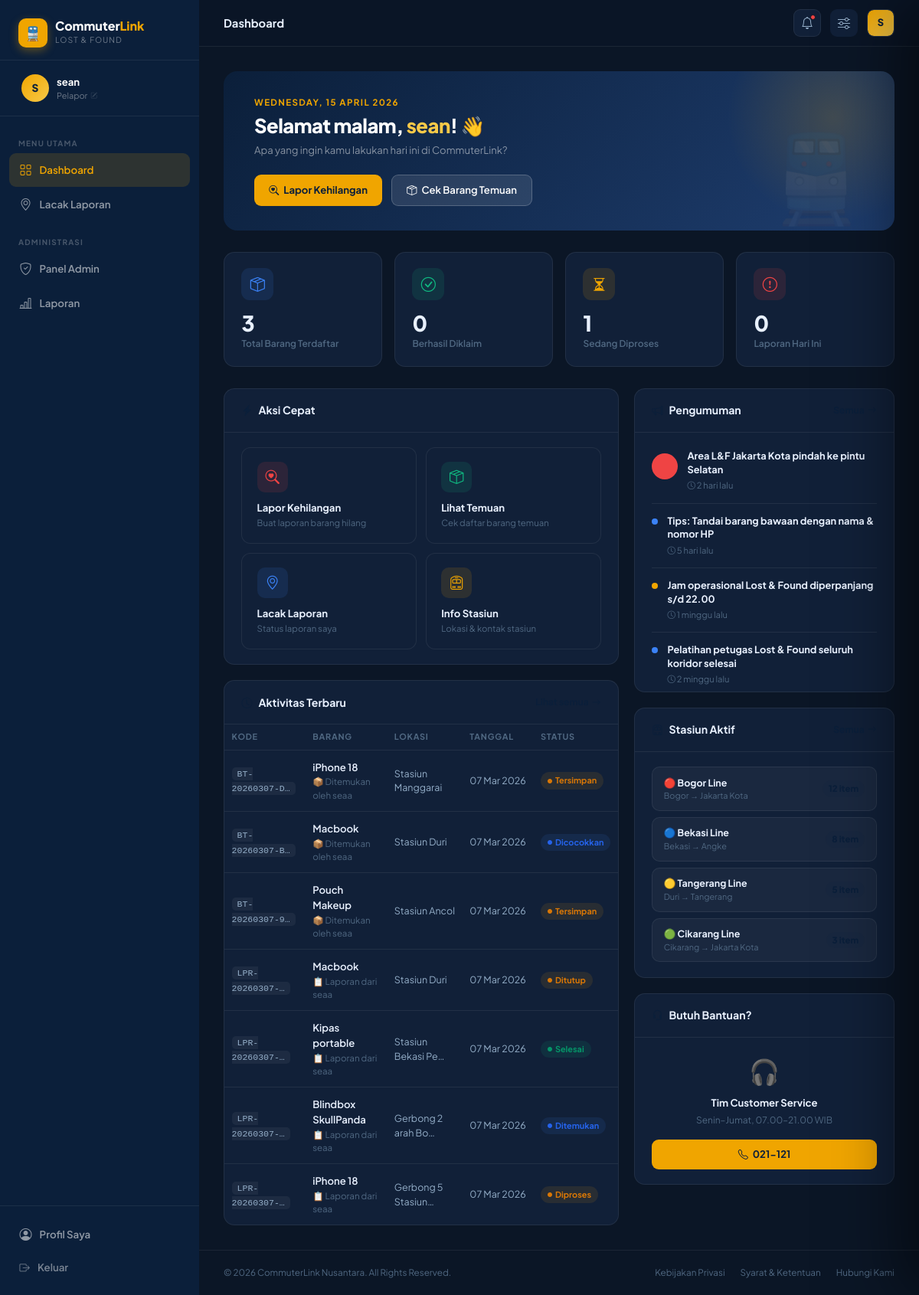
Page /index_petugas.php (signed in) on the committed database.
### tables this page shows
CREATE TABLE `users` (
  `id` bigint NOT NULL,
  `nama` varchar(100) NOT NULL,
  `email` varchar(100) NOT NULL,
  `no_telepon` varchar(20) DEFAULT NULL,
  `telp` varchar(20) DEFAULT NULL,
  `password` varchar(255) NOT NULL,
  `role` enum('pelapor','petugas') NOT NULL,
  `created_at` datetime DEFAULT CURRENT_TIMESTAMP,
  `created_by` bigint DEFAULT NULL,
  `updated_at` datetime DEFAULT CURRENT_TIMESTAMP ON UPDATE CURRENT_TIMESTAMP,
  `updated_by` bigint DEFAULT NULL,
  `deleted_at` datetime DEFAULT NULL,
  `deleted_by` bigint DEFAULT NULL,
  `bio` text,
  `stasiun` varchar(100) DEFAULT NULL,
  `avatar` varchar(255) DEFAULT NULL
);

### index_petugas.php (the view, shortened to what the rows shown need)
<?php
$sessionUser = getCurrentUser();
$user        = $sessionUser;
try {
    $pdo  = getDB();
    $stmt = $pdo->prepare("SELECT * FROM users WHERE id=:id LIMIT 1");
    $stmt->execute([':id' => $sessionUser['id']]);
    $dbRow = $stmt->fetch(PDO::FETCH_ASSOC);
    if ($dbRow) { unset($dbRow['password']); $user = $dbRow; }
} catch (Exception $e) {  }
$firstName = explode(' ', $user['nama'] ?? 'User')[0];
$hour = (int)date('H');
if ($hour < 11)      $greeting = 'Selamat pagi';
elseif ($hour < 15)  $greeting = 'Selamat siang';
elseif ($hour < 18)  $greeting = 'Selamat sore';
else                 $greeting = 'Selamat malam';
$recentActivities = [];
try {
    $pdo = getDB();
    $stmt = $pdo->query("
        SELECT
            'laporan'           AS tipe,
            lk.no_laporan       AS kode,
            lk.nama_barang,
            lk.lokasi_hilang    AS lokasi,
            lk.created_at       AS tanggal,
            lk.status,
            u.nama              AS aktor_nama
        FROM laporan_kehilangan lk
        JOIN users u ON u.id = lk.user_id
        WHERE lk.deleted_at IS NULL
        UNION ALL
        SELECT
            'barang'                AS tipe,
            bt.kode_barang          AS kode,
            bt.nama_barang,
            bt.lokasi_ditemukan     AS lokasi,
            bt.created_at           AS tanggal,
            bt.status,
            u.nama                  AS aktor_nama
        FROM barang_temuan bt
        JOIN users u ON u.id = bt.petugas_id
        WHERE bt.deleted_at IS NULL
        ORDER BY tanggal DESC
        LIMIT 10
    ");
    $recentActivities = $stmt->fetchAll(PDO::FETCH_ASSOC);
} catch (Exception $e) {}
?>
<!DOCTYPE html>
<html lang="id" data-theme="dark" data-accent="amber" data-fontsize="md" data-compact="false" data-anim="on">
<head>
    <link href="https://cdn.jsdelivr.net/npm/bootstrap@5.3.0/dist/css/bootstrap.min.css" rel="stylesheet">
    <link href="https://cdn.jsdelivr.net/npm/bootstrap-icons@1.11.0/font/bootstrap-icons.css" rel="stylesheet">
</head>
<body>
<aside class="sidebar" id="sidebar">
    <div class="sidebar-user">
        <a href="profile.php" style="display:flex;align-items:center;gap:10px;text-decoration:none;padding:2px 4px;border-radius:10px;transition:background .15s;" title="Lihat Profil" onmouseover="this.style.background='rgba(255,255,255,0.07)'" onmouseout="this.style.background='transparent'">
            <div class="user-avatar" style="overflow:hidden;position:relative;">
                <?php if (!empty($user['avatar']) && file_exists(__DIR__.'/'.$user['avatar'])): ?>
                    <img src="<?= htmlspecialchars($user['avatar']) ?>?v=<?= filemtime(__DIR__.'/'.$user['avatar']) ?>" alt="" style="width:100%;height:100%;object-fit:cover;border-radius:50%;position:absolute;inset:0;">
                    <span style="opacity:0;"><?= strtoupper(substr($user['nama'] ?? 'U', 0, 1)) ?></span>
                <?php else: ?>
                    <?= strtoupper(substr($user['nama'] ?? 'U', 0, 1)) ?>
                <?php endif; ?>
            </div>
            <div style="overflow:hidden;flex:1;min-width:0;">
                <div class="user-name"><?= htmlspecialchars($user['nama'] ?? 'User') ?></div>
                <div class="user-role" style="display:flex;align-items:center;gap:4px;">
                    <?= htmlspecialchars($user['role'] ?? 'petugas') ?>
                    <i class="bi bi-pencil-square" style="font-size:.55rem;opacity:.4;"></i>
                </div>
            </div>
        </a>
    </div>
</aside>
<div class="main-wrap">
    <header class="topbar">
        <div class="topbar-right">
            <a href="profile.php" class="topbar-btn" title="Lihat & Edit Profil — <?= htmlspecialchars($user['nama'] ?? '') ?>" style="overflow:hidden;padding:0;">
                <?php if (!empty($user['avatar']) && file_exists(__DIR__.'/'.$user['avatar'])): ?>
                    <img src="<?= htmlspecialchars($user['avatar']) ?>?v=<?= filemtime(__DIR__.'/'.$user['avatar']) ?>" alt="" style="width:100%;height:100%;object-fit:cover;border-radius:8px;">
                <?php else: ?>
                    <span style="width:100%;height:100%;display:flex;align-items:center;justify-content:center;background:linear-gradient(135deg,var(--gold),var(--gold-lt));color:var(--navy);font-weight:800;font-size:.8rem;border-radius:8px;"><?= strtoupper(substr($user['nama']??'U',0,1)) ?></span>
                <?php endif; ?>
            </a>
        </div>
    </header>
    <main class="page-content">
        <div class="greeting-banner">
            <div class="greeting-title"><?= $greeting ?>, <span><?= htmlspecialchars($firstName) ?></span>! 👋</div>
        </div>
        <div class="content-grid">
            <div style="display:flex;flex-direction:column;gap:1.25rem;">
                <div class="cl-card">
                    <div style="overflow-x:auto;">
                        <?php if (empty($recentActivities)): ?>
                        <div class="empty-activity">
                            <i class="bi bi-inbox"></i>
                            Belum ada aktivitas. Data akan muncul setelah ada laporan masuk.
                        </div>
                        <?php else: ?>
                        <table class="activity-table">
                            <thead>
                                <tr>
                                    <th>Kode</th>
                                    <th>Barang</th>
                                    <th>Lokasi</th>
                                    <th>Tanggal</th>
                                    <th>Status</th>
                                </tr>
                            </thead>
                        </table>
                        <?php endif; ?>
                    </div>
                </div>
            </div>
        </div>
    </main>
</div>
</body>
</html>

### rows in the picture
users: nama "S", nama "sean", role "Pelapor"

### other values in the picture
$greeting "Selamat malam"
$petugasStats['total_barang'] "3"
$petugasStats['diklaim'] "0"
$petugasStats['diproses'] "1"
$petugasStats['hari_ini'] "0"
$kodeStr "BT-20260307-D…"
$item['nama_barang'] "iPhone 18"
$tipeIcon "📦"
$aktorLabel "Ditemukan oleh"
$namaAktor "seaa"
$lokasiStr "Stasiun Manggarai"
date('d M Y', strtotime($item['tanggal'])) "07 Mar 2026"
$badgeLabel "Tersimpan"
$kodeStr "BT-20260307-B…"
$item['nama_barang'] "Macbook"
